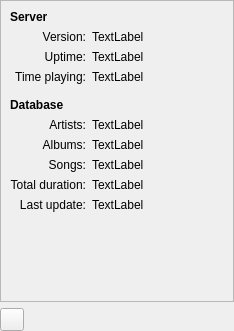
<?xml version="1.0" encoding="UTF-8"?>
<ui version="4.0">
 <class>InfoPage</class>
 <widget class="QWidget" name="InfoPage">
  <property name="geometry">
   <rect>
    <x>0</x>
    <y>0</y>
    <width>234</width>
    <height>331</height>
   </rect>
  </property>
  <property name="windowTitle">
   <string>Form</string>
  </property>
  <layout class="QGridLayout" name="gridLayout_2">
   <property name="margin">
    <number>0</number>
   </property>
   <item row="0" column="0" colspan="2">
    <widget class="QFrame" name="frame">
     <property name="frameShape">
      <enum>QFrame::StyledPanel</enum>
     </property>
     <property name="frameShadow">
      <enum>QFrame::Sunken</enum>
     </property>
     <layout class="QGridLayout" name="gridLayout">
      <item row="0" column="0" colspan="4">
       <widget class="QLabel" name="label">
        <property name="font">
         <font>
          <weight>75</weight>
          <bold>true</bold>
         </font>
        </property>
        <property name="text">
         <string>Server</string>
        </property>
       </widget>
      </item>
      <item row="1" column="0" colspan="2">
       <widget class="QLabel" name="label_3">
        <property name="text">
         <string>Version:</string>
        </property>
        <property name="alignment">
         <set>Qt::AlignRight|Qt::AlignTrailing|Qt::AlignVCenter</set>
        </property>
       </widget>
      </item>
      <item row="1" column="2">
       <widget class="QLabel" name="version">
        <property name="text">
         <string>TextLabel</string>
        </property>
       </widget>
      </item>
      <item row="1" column="3" rowspan="2">
       <spacer name="horizontalSpacer_2">
        <property name="orientation">
         <enum>Qt::Horizontal</enum>
        </property>
        <property name="sizeHint" stdset="0">
         <size>
          <width>24</width>
          <height>20</height>
         </size>
        </property>
       </spacer>
      </item>
      <item row="2" column="0" colspan="2">
       <widget class="QLabel" name="label_5">
        <property name="text">
         <string>Uptime:</string>
        </property>
        <property name="alignment">
         <set>Qt::AlignRight|Qt::AlignTrailing|Qt::AlignVCenter</set>
        </property>
       </widget>
      </item>
      <item row="2" column="2">
       <widget class="QLabel" name="uptime">
        <property name="text">
         <string>TextLabel</string>
        </property>
       </widget>
      </item>
      <item row="3" column="0" colspan="2">
       <widget class="QLabel" name="label_6">
        <property name="text">
         <string>Time playing:</string>
        </property>
        <property name="alignment">
         <set>Qt::AlignRight|Qt::AlignTrailing|Qt::AlignVCenter</set>
        </property>
       </widget>
      </item>
      <item row="3" column="2">
       <widget class="QLabel" name="timePlaying">
        <property name="text">
         <string>TextLabel</string>
        </property>
       </widget>
      </item>
      <item row="4" column="0">
       <spacer name="verticalSpacer_2">
        <property name="orientation">
         <enum>Qt::Vertical</enum>
        </property>
        <property name="sizeType">
         <enum>QSizePolicy::Fixed</enum>
        </property>
        <property name="sizeHint" stdset="0">
         <size>
          <width>20</width>
          <height>8</height>
         </size>
        </property>
       </spacer>
      </item>
      <item row="5" column="0" colspan="4">
       <widget class="QLabel" name="label_2">
        <property name="font">
         <font>
          <weight>75</weight>
          <bold>true</bold>
         </font>
        </property>
        <property name="text">
         <string>Database</string>
        </property>
       </widget>
      </item>
      <item row="6" column="0" colspan="2">
       <widget class="QLabel" name="label_10">
        <property name="text">
         <string>Artists:</string>
        </property>
        <property name="alignment">
         <set>Qt::AlignRight|Qt::AlignTrailing|Qt::AlignVCenter</set>
        </property>
       </widget>
      </item>
      <item row="6" column="2">
       <widget class="QLabel" name="artists">
        <property name="text">
         <string>TextLabel</string>
        </property>
       </widget>
      </item>
      <item row="7" column="0" colspan="2">
       <widget class="QLabel" name="label_11">
        <property name="text">
         <string>Albums:</string>
        </property>
        <property name="alignment">
         <set>Qt::AlignRight|Qt::AlignTrailing|Qt::AlignVCenter</set>
        </property>
       </widget>
      </item>
      <item row="7" column="2">
       <widget class="QLabel" name="album">
        <property name="text">
         <string>TextLabel</string>
        </property>
       </widget>
      </item>
      <item row="8" column="0" colspan="2">
       <widget class="QLabel" name="label_12">
        <property name="text">
         <string>Songs:</string>
        </property>
        <property name="alignment">
         <set>Qt::AlignRight|Qt::AlignTrailing|Qt::AlignVCenter</set>
        </property>
       </widget>
      </item>
      <item row="8" column="2">
       <widget class="QLabel" name="songs">
        <property name="text">
         <string>TextLabel</string>
        </property>
       </widget>
      </item>
      <item row="9" column="0" colspan="2">
       <widget class="QLabel" name="label_9">
        <property name="text">
         <string>Total duration:</string>
        </property>
        <property name="alignment">
         <set>Qt::AlignRight|Qt::AlignTrailing|Qt::AlignVCenter</set>
        </property>
       </widget>
      </item>
      <item row="9" column="2">
       <widget class="QLabel" name="totalDuration">
        <property name="text">
         <string>TextLabel</string>
        </property>
       </widget>
      </item>
      <item row="10" column="0" colspan="2">
       <widget class="QLabel" name="label_13">
        <property name="text">
         <string>Last update:</string>
        </property>
        <property name="alignment">
         <set>Qt::AlignRight|Qt::AlignTrailing|Qt::AlignVCenter</set>
        </property>
       </widget>
      </item>
      <item row="10" column="2">
       <widget class="QLabel" name="lastUpdate">
        <property name="text">
         <string>TextLabel</string>
        </property>
       </widget>
      </item>
      <item row="11" column="1">
       <spacer name="verticalSpacer">
        <property name="orientation">
         <enum>Qt::Vertical</enum>
        </property>
        <property name="sizeHint" stdset="0">
         <size>
          <width>20</width>
          <height>36</height>
         </size>
        </property>
       </spacer>
      </item>
     </layout>
    </widget>
   </item>
   <item row="1" column="0">
    <widget class="QToolButton" name="updateInfo"/>
   </item>
   <item row="1" column="1">
    <spacer name="horizontalSpacer">
     <property name="orientation">
      <enum>Qt::Horizontal</enum>
     </property>
     <property name="sizeHint" stdset="0">
      <size>
       <width>181</width>
       <height>20</height>
      </size>
     </property>
    </spacer>
   </item>
  </layout>
 </widget>
 <resources/>
 <connections/>
</ui>
